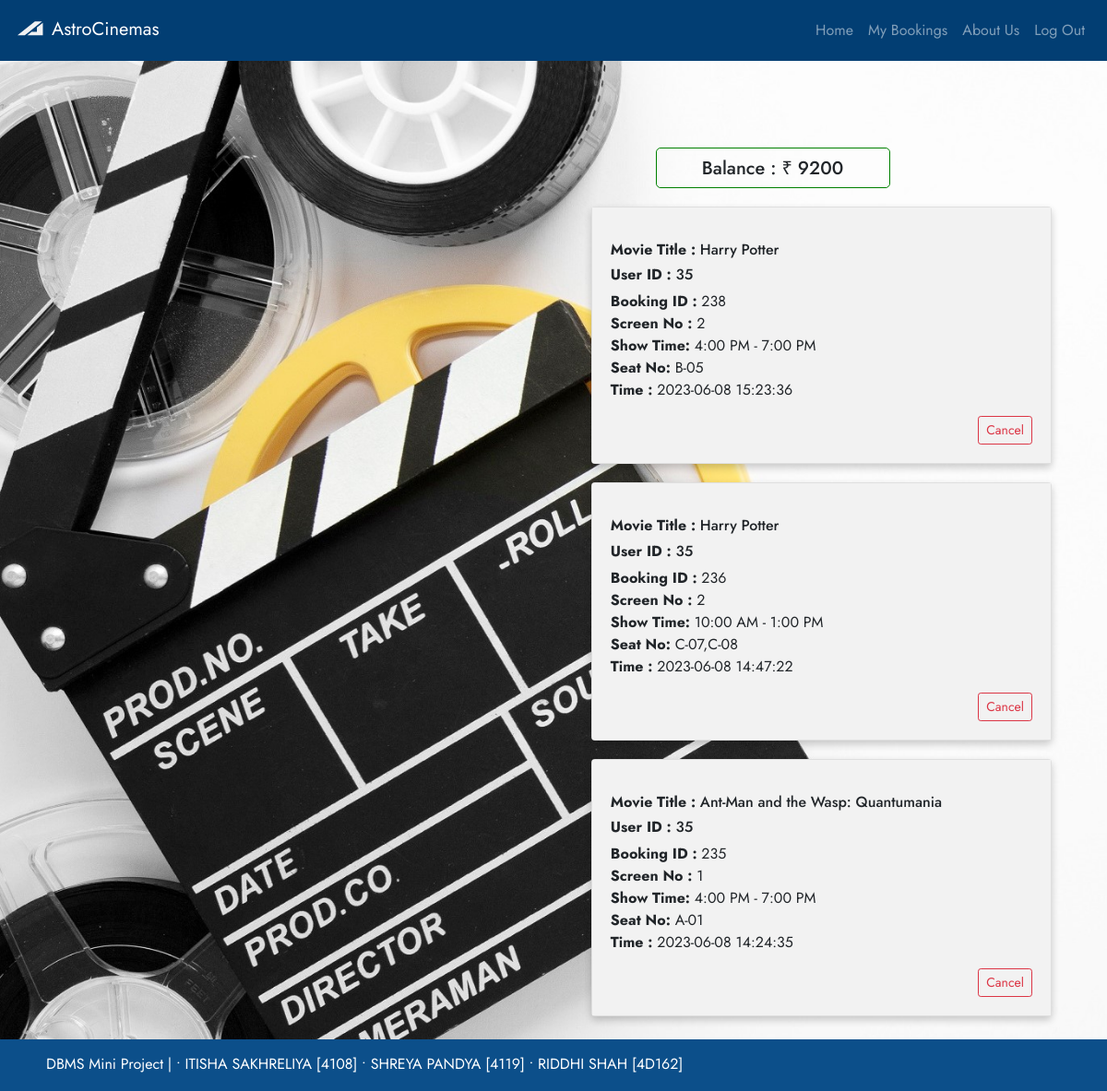
Screenshot of /AstroCinemasCopy/userBookings.php (signed in) with the database file from the repository.
### tables this page shows
CREATE TABLE `userinfo` (
  `id` int(11) NOT NULL,
  `firstName` varchar(255) NOT NULL,
  `lastName` varchar(255) NOT NULL,
  `email` varchar(255) NOT NULL,
  `password` varchar(255) NOT NULL,
  `credits` varchar(255) NOT NULL
);

CREATE TABLE `bookings` (
  `screencode` int(11) NOT NULL,
  `showcode` int(11) NOT NULL,
  `booking_id` int(11) NOT NULL,
  `user_id` varchar(255) NOT NULL,
  `time_booking` varchar(255) NOT NULL DEFAULT current_timestamp(),
  `seat_id` varchar(255) NOT NULL,
  `movietitle` varchar(255) NOT NULL
);

### AstroCinemasCopy/userBookings.php (the view, shortened to what this page needs)
<?php include('connection.php') ?>
<!DOCTYPE html>
<html lang="en">
<?php include('header.php');
    $userToken = $_SESSION['usertoken'];
        $sql = "SELECT credits FROM userinfo WHERE id='$userToken'";
        $result = mysqli_query($conn,$sql);
        $car = mysqli_fetch_array($result,MYSQLI_ASSOC);
        $balance = $car['credits'];
?>
<?php
    $sql = "SELECT user_id,booking_id,time_booking,seat_id,screencode,showcode,movietitle FROM bookings ORDER BY time_booking DESC";
    $result = mysqli_query($conn,$sql);
    $booking = mysqli_fetch_all($result);
?>
<body class="wel-mybooking">
    <div class="container">
        <div class="row">
            <div class="col-5">
            </div>
            <div class="col-7">
                <div class="balance text-center" style="border: solid green 1px; padding-top:10px; margin-left:30%; margin-right:30%; border-radius:5px;">
                <h5>Balance : ₹ <?php echo $balance; ?></h5>
                </div>
                <div class="container">
                    <?php foreach($booking as $bok){ ?>
                    <?php if($bok[0]==$userToken){ ?>
                    <div class="row" style="margin-top: 20px;">
                     <div class="col"></div>
                    <div class="col-10">
                        <div class="card" style="box-shadow: 0 4px 8px 0 rgba(0, 0, 0, 0.2);">
                        <div class="card-body" style="background-color:#F2F2F2;">
                        <p class="card-text text-success">
                            <h6><b>Movie Title : </b> <?php echo htmlspecialchars($bok[6]); ?></h6>
                            <h6><b>User ID : </b> <?php echo htmlspecialchars($bok[0]); ?></h6>
                            <div><b>Booking ID : </b><?php echo htmlspecialchars($bok[1]); ?></div>
                            <div><b>Screen No : </b><?php echo htmlspecialchars($bok[4]); ?></div>
                            <div><b>Show Time: </b><?php
                                if($bok[5]==1){
                                    echo "10:00 AM - 1:00 PM";
                                }elseif($bok[5]==2){
                                    echo "1:00 PM - 4:00 PM";
                                }else{
                                    echo "4:00 PM - 7:00 PM";
                                }
                            ?></div>
                            <div><b>Seat No: </b><?php echo htmlspecialchars($bok[3]); ?></div>
                            <div><b>Time : </b>  <?php echo htmlspecialchars($bok[2]); ?></div>
                        </p>
                        <div class="text-right">
                        <form action="userBookings.php" method="POST">
                            <input type="submit" name="delete" value="Cancel" class="btn btn-outline-danger btn-sm">
                        </form>
                        </div>
                    </div>
                </div>
            </div>
        </div>
       <?php } ?>
        <?php } ?>
    </div>
            </div>
        </div>
    </div>
</body>
<?php include('footer.php') ?>
</html>

### AstroCinemasCopy/css/main copy.css (style rules this page uses)
body { overflow-x: hidden; }

### AstroCinemasCopy/css/maintwo.css (style rules this page uses)
.wel-mybooking { padding-top:100px; background-image: url('../images/mybookingbg.jpg'); background-attachment: fixed; background-size: cover; background-repeat:no-repeat; font-family: 'Jost', sans-serif; }

### rows the page displays
userinfo: credits "9200"
bookings: movietitle "Harry Potter", user "35", booking_id "238", screencode "2", showcode "4:00 PM - 7:00 PM", seat "B-05", time_booking "2023-06-08 15:23:36"
bookings: movietitle "Harry Potter", user "35", booking_id "236", screencode "2", showcode "10:00 AM - 1:00 PM", seat "C-07,C-08", time_booking "2023-06-08 14:47:22"
bookings: movietitle "Ant-Man and the Wasp: Quantumania", user "35", booking_id "235", screencode "1", showcode "4:00 PM - 7:00 PM", seat "A-01", time_booking "2023-06-08 14:24:35"
